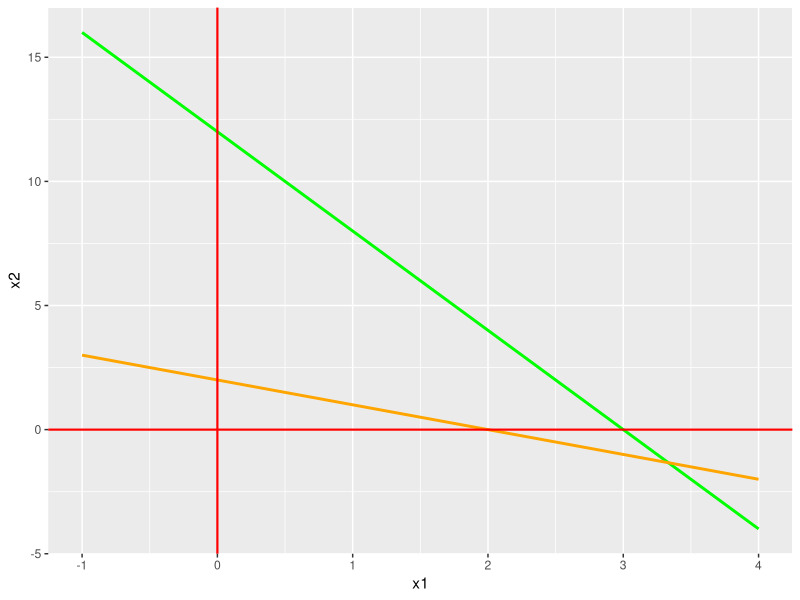
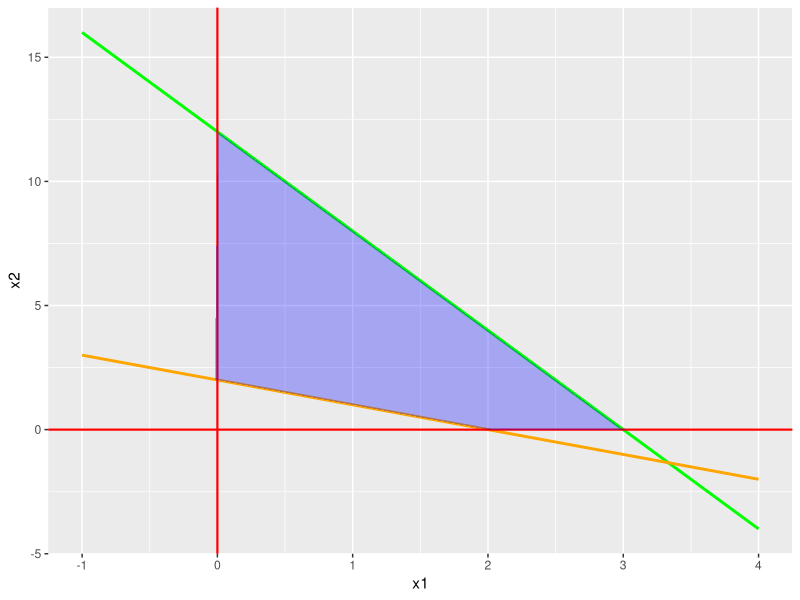
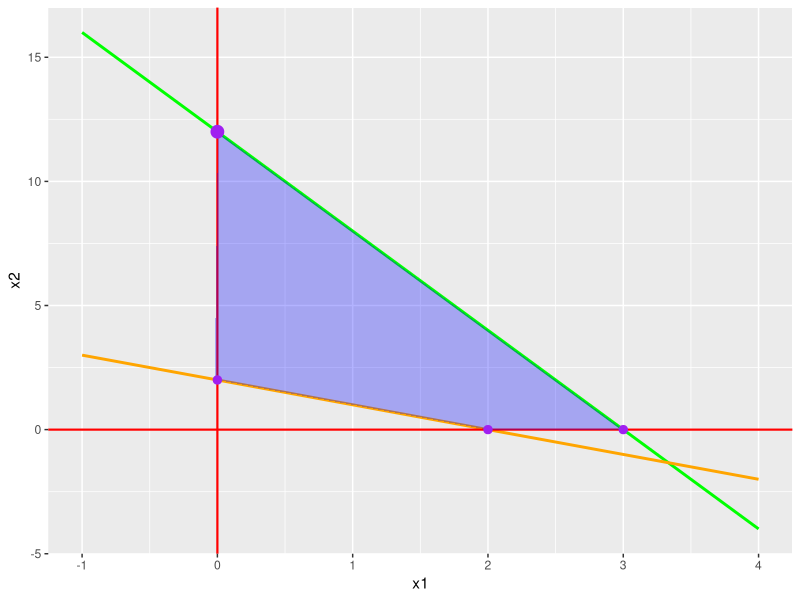

The R script that drew these images, in order:
## ---- chunk 1
knitr::opts_chunk$set(echo = TRUE)
library(ggplot2)
library(lpSolve)
## ---- chunk 2
x1 = seq(-1, 4,length.out=200)
R1 = function(x) 12 - 4*x
R2 = function(x) 2 - x

datos = data.frame(x1 = x1,
                   x2 = R1(x1),
                   x2.2 = R2(x1))

p = ggplot(data=datos, aes(x=x1)) +
      geom_line(aes(y=x2), col="green", linewidth = 1) +
      geom_line(aes(y=x2.2), col="orange", linewidth = 1) +
      geom_hline(yintercept = 0, col="red", size=0.75) +
      geom_vline(xintercept = 0, col="red", size=0.75)
p
## ---- chunk 3
p = p + geom_ribbon(data = transform(datos, yMin=pmax(0,datos$x2.2),
                                        yMax=ifelse(datos$x1 > 0, pmax(datos$x2,0), datos$x2.2)),
                aes(ymin = yMin, ymax = yMax),
                fill="blue", alpha=0.3)
p
## ---- chunk 4
A = rbind(c(4,1),
          c(1,1),
          c(1,0),
          c(0,1))
b = c(12,2,0,0)

pto.R1x10 = solve(A[c(1,3),], b[c(1,3)])
pto.R1x20 = solve(A[c(1,4),], b[c(1,4)])
pto.R2x10 = solve(A[c(2,3),], b[c(2,3)])
pto.R2x20 = solve(A[c(2,4),], b[c(2,4)])

puntos = rbind(pto.R1x10, pto.R1x20, pto.R2x10, pto.R2x20)
puntos = data.frame(puntos)
puntos

f_obj = function(x) x$X1 + x$X2
maximo = puntos[which.max(f_obj(puntos)),]
maximo

p + geom_point(data=puntos, aes(x=X1, y=X2), col="purple", size=2.5) +
    geom_point(data=maximo, aes(x=X1, y=X2), col="purple", size=4)
## ---- chunk 5
coef = c(1,1)
A = rbind(c(4,1),
          c(1,1))
b = c(12,2)
dir = c("<=", ">=")
sol = lp("max", coef, A, dir, b)
sol
sol$solution
## ---- chunk 6
coef = c(60,30,20)
A = rbind(c(8,6,1),
          c(8,4,3),
          c(4,3,1))
b = c(48,40,16)
dir = rep("<=", 3)

sol = lp("max", coef, A, dir, b)
sol
sol$solution
## ---- chunk 7
coef = c(1,5,-1)
A = rbind(c(1,1,1),
          c(5,-1,8),
          c(-1,1,2),
          c(2,1,12))

dir = c(">=", "<=","=", "<=")
b = c(100, 500,0, 800)

sol = lp("max",coef, A, dir, b)
sol
sol$solution
## ---- chunk 8
coef = c(120,80)
A = rbind(c(2,1),c(7,8))
dir = rep("<=",2)
b = c(6,28)

sol = lp("max",coef, A, dir, b, all.int=TRUE)
sol
sol$solution
## ---- chunk 9
coef = c(1,1)
A = rbind(c(100,150),
          c(200,150),
          c(1,2))

dir = rep("<=", 3)
b = c(8000,10000,100)

sol = lp("max", coef, A, dir, b)
sol
sol$solution
## ---- chunk 10
coef = c(100,90,120,80)
A = rbind(c(1,1,0,0),
          c(0,0,1,1),
          c(500,0,650,0),
          c(0,400,0,350))

dir = c("<=", "<=", ">=", ">=")
b = c(100,100,7e3,11e3)

sol = lp("min", coef, A, dir, b)
sol
sol$solution
